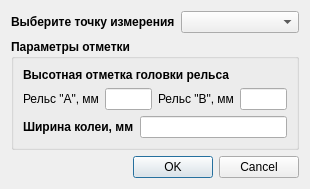
<?xml version="1.0" encoding="UTF-8"?>
<ui version="4.0">
 <class>AddHeightPointDialog</class>
 <widget class="QDialog" name="AddHeightPointDialog">
  <property name="windowModality">
   <enum>Qt::ApplicationModal</enum>
  </property>
  <property name="geometry">
   <rect>
    <x>0</x>
    <y>0</y>
    <width>310</width>
    <height>180</height>
   </rect>
  </property>
  <property name="maximumSize">
   <size>
    <width>310</width>
    <height>180</height>
   </size>
  </property>
  <property name="windowTitle">
   <string>Добавить высотную отметку</string>
  </property>
  <property name="modal">
   <bool>true</bool>
  </property>
  <layout class="QVBoxLayout" name="verticalLayout_2">
   <item>
    <layout class="QHBoxLayout" name="horizontalLayout_6">
     <item>
      <widget class="QLabel" name="label">
       <property name="font">
        <font>
         <weight>75</weight>
         <bold>true</bold>
        </font>
       </property>
       <property name="text">
        <string>Выберите точку измерения</string>
       </property>
      </widget>
     </item>
     <item>
      <widget class="QComboBox" name="PlanePoint"/>
     </item>
    </layout>
   </item>
   <item>
    <widget class="QGroupBox" name="groupBox">
     <property name="font">
      <font>
       <weight>75</weight>
       <bold>true</bold>
      </font>
     </property>
     <property name="title">
      <string>Параметры отметки</string>
     </property>
     <layout class="QVBoxLayout" name="verticalLayout">
      <item>
       <widget class="QLabel" name="label_2">
        <property name="text">
         <string>Высотная отметка головки рельса</string>
        </property>
       </widget>
      </item>
      <item>
       <layout class="QHBoxLayout" name="horizontalLayout_5">
        <item>
         <widget class="QLabel" name="label_3">
          <property name="font">
           <font>
            <weight>50</weight>
            <bold>false</bold>
           </font>
          </property>
          <property name="text">
           <string>Рельс &quot;А&quot;, мм</string>
          </property>
         </widget>
        </item>
        <item>
         <widget class="QLineEdit" name="HeightPail1Point"/>
        </item>
        <item>
         <widget class="QLabel" name="label_4">
          <property name="font">
           <font>
            <weight>50</weight>
            <bold>false</bold>
            <kerning>true</kerning>
           </font>
          </property>
          <property name="text">
           <string>Рельс &quot;В&quot;, мм</string>
          </property>
         </widget>
        </item>
        <item>
         <widget class="QLineEdit" name="HeightPail2Point"/>
        </item>
       </layout>
      </item>
      <item>
       <layout class="QHBoxLayout" name="horizontalLayout_4">
        <item>
         <widget class="QLabel" name="label_5">
          <property name="text">
           <string>Ширина колеи, мм</string>
          </property>
         </widget>
        </item>
        <item>
         <widget class="QLineEdit" name="WidthPlanePoint"/>
        </item>
       </layout>
      </item>
     </layout>
    </widget>
   </item>
   <item>
    <widget class="QDialogButtonBox" name="buttonBox">
     <property name="orientation">
      <enum>Qt::Horizontal</enum>
     </property>
     <property name="standardButtons">
      <set>QDialogButtonBox::Cancel|QDialogButtonBox::Ok</set>
     </property>
    </widget>
   </item>
  </layout>
 </widget>
 <resources/>
 <connections>
  <connection>
   <sender>buttonBox</sender>
   <signal>accepted()</signal>
   <receiver>AddHeightPointDialog</receiver>
   <slot>accept()</slot>
   <hints>
    <hint type="sourcelabel">
     <x>248</x>
     <y>254</y>
    </hint>
    <hint type="destinationlabel">
     <x>157</x>
     <y>274</y>
    </hint>
   </hints>
  </connection>
  <connection>
   <sender>buttonBox</sender>
   <signal>rejected()</signal>
   <receiver>AddHeightPointDialog</receiver>
   <slot>reject()</slot>
   <hints>
    <hint type="sourcelabel">
     <x>316</x>
     <y>260</y>
    </hint>
    <hint type="destinationlabel">
     <x>286</x>
     <y>274</y>
    </hint>
   </hints>
  </connection>
 </connections>
</ui>
